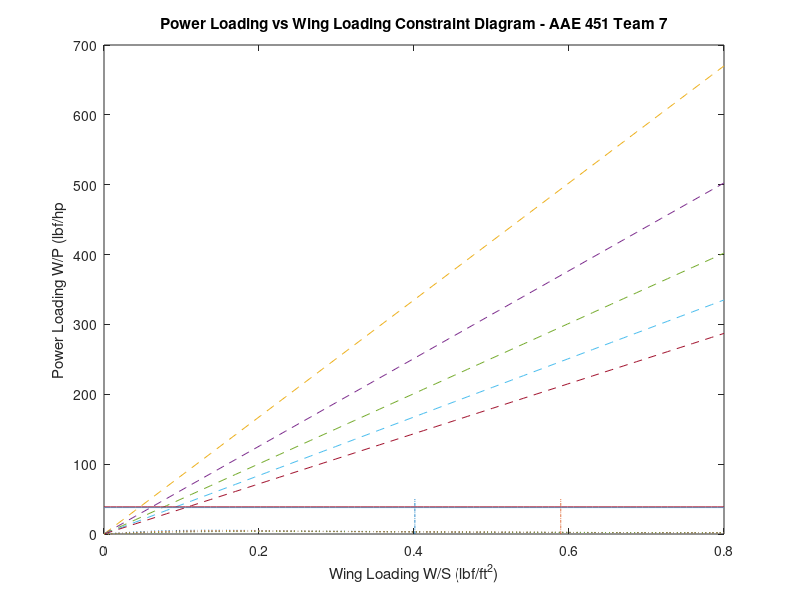

Write the MATLAB code that produced this figure. (Note: this script raises an error after producing the figure.)
% AAE 451 Team 7
% Written by Ian Greene

clear all;

MIN_X = 0;
MAX_X = .8;
MAX_Y = 50;


v_stall = 15; %(<15ft/s)
p = 0.0023769; % slugs/ft^3
cl_max = 1.5; % CL max value estimate
v_throw = 20; %about 10 to 15 mph is a light throw
%https://www.rcgroups.com/forums/showthread.php?1132350-Hand-Launching-Design-How-fast-is-too-fast-to-throw-a-plane

v_cruise = 26.607; % ft/s
np = 0.75; % % power
cd0 = [0.015, 0.02, 0.025, 0.03, 0.035];
n = 3; %load of 3g
e = 0.7; %span efficiency

g = 32.17405;
max_power = 1.07; % HP
wcalc = 7.1868953440493781315; %lbf
wingArea = 9.7222222222; %ft^2
AR = 7.142857142857142; %aspect ratio

gamma = deg2rad(27.5);
l_d_max = [8, 9];

x_cd = linspace(MIN_X,MAX_X);
y_cd_a = x_cd .* ((0.75 * 550 * np) / (.5 * p * 1.1 * v_cruise^3 * cd0(1)));
y_cd_b = x_cd .* ((0.75 * 550 * np) / (.5 * p * 1.1 * v_cruise^3 * cd0(2)));
y_cd_c = x_cd .* ((0.75 * 550 * np) / (.5 * p * 1.1 * v_cruise^3 * cd0(3)));
y_cd_d = x_cd .* ((0.75 * 550 * np) / (.5 * p * 1.1 * v_cruise^3 * cd0(4)));
y_cd_e = x_cd .* ((0.75 * 550 * np) / (.5 * p * 1.1 * v_cruise^3 * cd0(5)));

y_turn_a = 1 ./ ((.5 * p * v_cruise^2 * cd0(1)) ./ x_cd + x_cd .* n^2/(.5 * p * v_cruise^2 * pi*e*AR));
y_turn_b = 1 ./ ((.5 * p * v_cruise^2 * cd0(2)) ./ x_cd + x_cd .* n^2/(.5 * p * v_cruise^2 * pi*e*AR));
y_turn_c = 1 ./ ((.5 * p * v_cruise^2 * cd0(3)) ./ x_cd + x_cd .* n^2/(.5 * p * v_cruise^2 * pi*e*AR));
y_turn_d = 1 ./ ((.5 * p * v_cruise^2 * cd0(4)) ./ x_cd + x_cd .* n^2/(.5 * p * v_cruise^2 * pi*e*AR));
y_turn_e = 1 ./ ((.5 * p * v_cruise^2 * cd0(5)) ./ x_cd + x_cd .* n^2/(.5 * p * v_cruise^2 * pi*e*AR));

y_ld_a = x_cd .* 0 + ((550 * np) / (1.2 * v_stall * (1 / (0.866 * l_d_max(1)) + sin(gamma))));
y_ld_b = x_cd .* 0 + ((550 * np) / (1.2 * v_stall * (1 / (0.866 * l_d_max(2)) + sin(gamma))));

y_cl = linspace(0,MAX_Y);
x_cl_a = y_cl .* 0 + (.5 * p * v_stall^2 * cl_max);
x_cl_b = y_cl .* 0 + (.5 * p * v_throw^2 * cl_max / 1.21);

figure(1);
plot( x_cl_a, y_cl,'-.', ...
    x_cl_b, y_cl, '-.', ...
    x_cd, y_cd_a, '--', ...
    x_cd, y_cd_b, '--', ...
    x_cd, y_cd_c, '--', ...
    x_cd, y_cd_d, '--', ...
    x_cd, y_cd_e, '--', ...
    x_cd, y_turn_a, ':', ...
    x_cd, y_turn_b, ':', ...
    x_cd, y_turn_c, ':', ...
    x_cd, y_turn_d, ':', ...
    x_cd, y_turn_e, ':', ...
    x_cd, y_ld_a, '-', ...
    x_cd, y_ld_b, '-');

xlabel('Wing Loading W/S (lbf/ft^2)');
ylabel('Power Loading W/P (lbf/hp');
title('Power Loading vs Wing Loading Constraint Diagram - AAE 451 Team 7');
labelset = "Stall Speed @ C_{L max} = " + cl_max;
labelset2 = "Cruise Speed @ C_{D0} = " + cd0;
labelset3 = "Sustained 3G Turn @ C_{D0} = " + cd0;
labelset4 = "Climb Angle @ L/D = " + l_d_max;
legend([labelset, "Hand Thrown @ C_{L max} = " + cl_max, labelset2, labelset3, labelset4]);
grid on;
hold on;
axis([MIN_X MAX_X 0 MAX_Y]);
xConstraint = wcalc/wingArea;
yConstraint = wcalc/max_power;
plot(xConstraint, yConstraint, '*', 'DisplayName',"Constraint Point: (" + xConstraint + ", " + yConstraint + ")")



